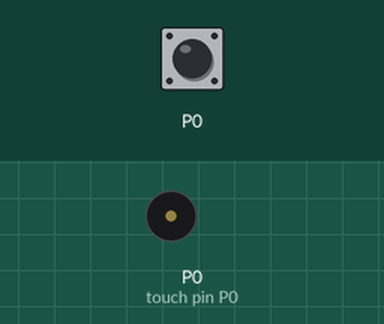
Bench run of a program on a simulated BBC micro:bit (MakeCode). Parts: buzzer (waves = sounding). Inputs (shaded band) come from the test bench.

Above: at 1.2 s.
1.3 s: touch pin P0 pressed for 0.15 s
At 1.7 s:
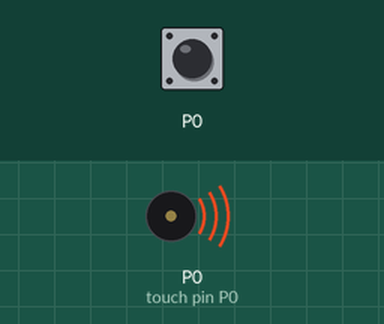
Timing chart, 0 to 10.3 s (numbered marks = the images above; inputs shaded):
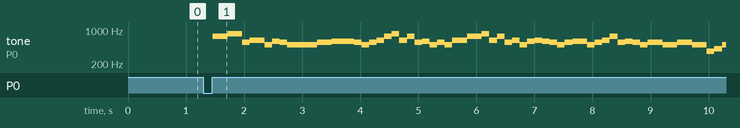

Measured:
- after the input at 1.3 s, tone on P0 (touch pin P0): plays 740 Hz for 0.26 s, 831 Hz for 0.26 s, 554 Hz for 0.13 s, 622 Hz for 0.26 s, 494 Hz for 0.13 s, 587 Hz for 0.13 s … (53 notes in this stretch), starting after 0.16 s

The program:

main.ts
```typescript
input.onPinPressed(TouchPin.P0, function () {
    if (演奏中 == 0) {
        タッチ = 1
    }
})
let 演奏中 = 0
let タッチ = 0
タッチ = 0
演奏中 = 0
basic.forever(function () {
    if (タッチ == 1) {
        演奏中 = 1
        タッチ = 0
        music.startMelody(music.builtInMelody(Melodies.Nyan), MelodyOptions.Once)
        basic.pause(18000)
        演奏中 = 0
    }
})
```

test.ts
```typescript
// テストはここに来ます。このパッケージが拡張機能として使用されるときにはコンパイルされません。
```
